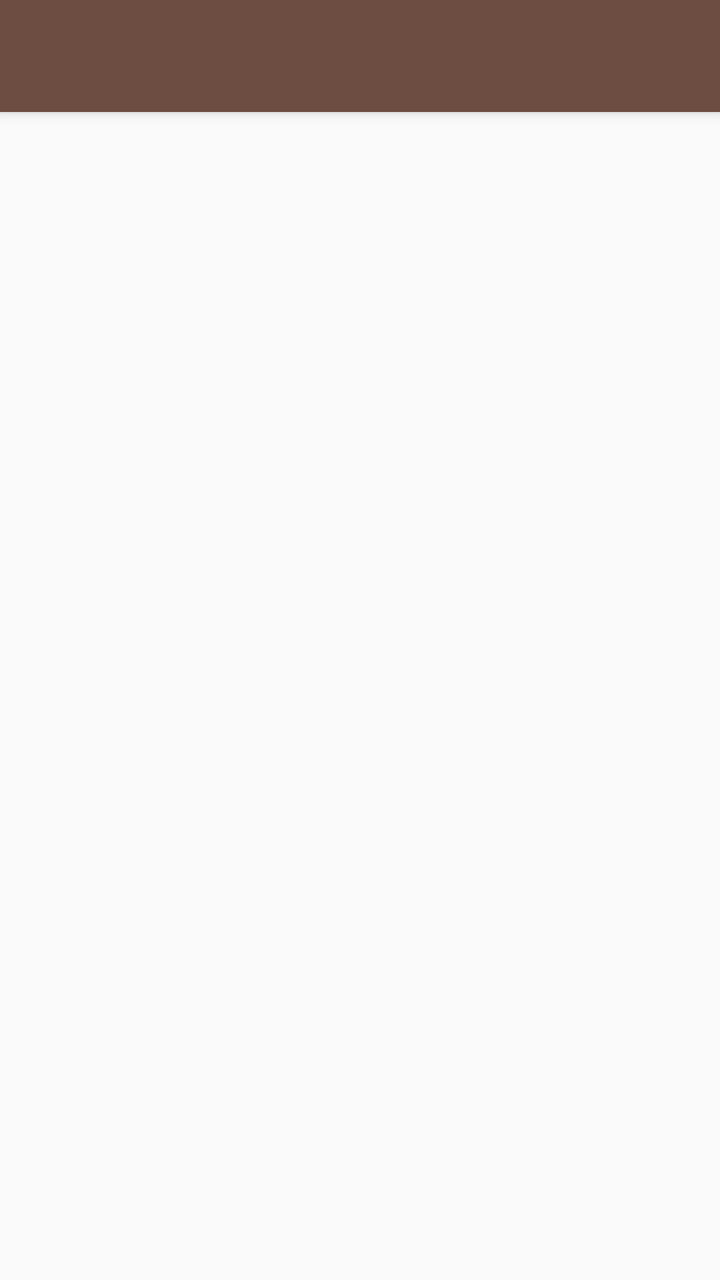
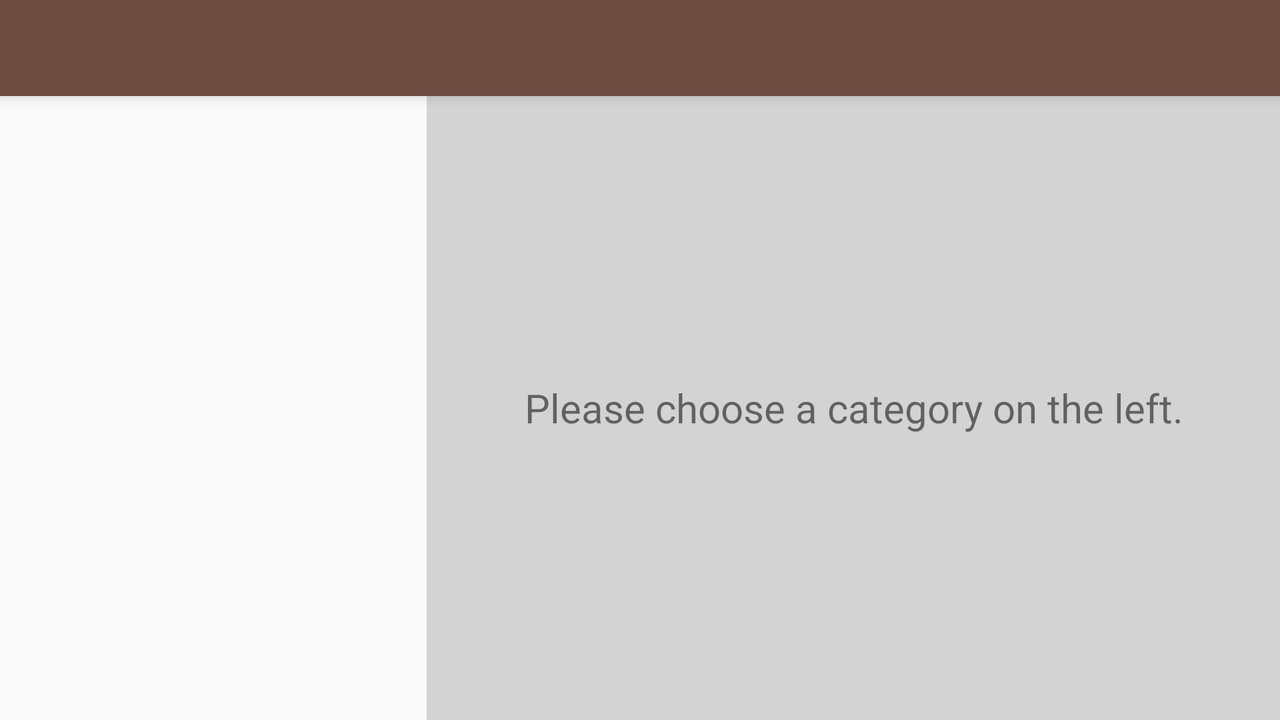

One screen, two layout resources from the same app: the default and the repository's alternative for another configuration. Each is rendered where Android would select it; the XML of both is given below.
<!-- AndroidManifest.xml: application theme AppTheme -->
<!-- res/layout/main.xml -->
<?xml version="1.0" encoding="utf-8"?>
<LinearLayout xmlns:android="http://schemas.android.com/apk/res/android"
android:orientation="vertical" android:layout_width="match_parent"
android:layout_height="match_parent">

<include layout="@layout/toolbar" />

<FrameLayout
    android:layout_width="match_parent"
    android:layout_height="match_parent"
    android:id="@+id/masterContainer"
    />

</LinearLayout>
<!-- res/layout/toolbar.xml (included above) -->
<android.support.v7.widget.Toolbar
    xmlns:android="http://schemas.android.com/apk/res/android"
    android:layout_height="?attr/actionBarSize"
    android:layout_width="match_parent"
    android:id="@+id/toolbar"
    android:background="@color/colorPrimary"
    android:elevation="4dp"
    android:theme="@style/ToolbarCustomTheme"
    android:popupTheme="@style/AppTheme" />
<!-- resources referenced by this layout -->
<resources>
  <color name="colorPrimary">#6d4c41</color>
  <style name="AppTheme" parent="Theme.AppCompat.Light.NoActionBar">
          
          <item name="colorPrimary">@color/colorPrimary</item>
          <item name="colorPrimaryDark">@color/colorPrimaryDark</item>
          <item name="colorAccent">@color/colorSecondary</item>
          <item name="android:textAppearanceSmallPopupMenu">@style/myPopupMenuTextAppearanceSmall</item>
          <item name="android:textAppearanceLargePopupMenu">@style/myPopupMenuTextAppearanceLarge</item>
      </style>
  <style name="ToolbarCustomTheme" parent="AppTheme">
          <item name="android:textColorPrimary">@color/textColorSecondary</item>
          
          <item name="colorControlNormal">@color/textColorSecondary</item>
      </style>
  <color name="colorPrimaryDark">#40241a</color>
  <color name="colorSecondary">#64dd17</color>
  <style name="myPopupMenuTextAppearanceSmall" parent="@android:style/TextAppearance.DeviceDefault.Widget.PopupMenu.Small">
          <item name="android:textColor">@color/textColorPrimary</item>
          <item name="android:textSize">12sp</item>
      </style>
  <style name="myPopupMenuTextAppearanceLarge" parent="@android:style/TextAppearance.DeviceDefault.Widget.PopupMenu.Large">
          <item name="android:textColor">@color/textColorPrimary</item>
          <item name="android:textSize">20sp</item>
      </style>
  <color name="textColorSecondary">#fff</color>
  <color name="textColorPrimary">#444</color>
</resources>
<!-- res/layout-land/main.xml (the repository's variant of the layout above) -->
<!-- drawn on the phone turned sideways -->
<?xml version="1.0" encoding="utf-8"?>
<LinearLayout xmlns:android="http://schemas.android.com/apk/res/android"
    android:orientation="vertical" android:layout_width="match_parent"
    android:layout_height="match_parent">

    <include layout="@layout/toolbar" />

    <LinearLayout
        android:layout_width="match_parent"
        android:layout_height="match_parent"
        android:orientation="horizontal">

        <FrameLayout
            android:layout_width="0dp"
            android:layout_height="match_parent"
            android:layout_weight="1"
            android:id="@+id/masterContainer"
            />

        <FrameLayout
            android:background="#d3d3d3"
            android:layout_width="0dp"
            android:layout_height="match_parent"
            android:layout_weight="2"
            android:id="@+id/detailContainer"
            >

            <TextView
                android:layout_width="match_parent"
                android:layout_height="wrap_content"
                android:layout_gravity="center"
                android:textSize="20sp"
                android:text="@string/choose_category"
                android:textAlignment="center"
                />

        </FrameLayout>

    </LinearLayout>



</LinearLayout>
<!-- resources referenced by the variant -->
<!-- as the phone turned sideways resolves them -->
<resources>
  <color name="colorPrimary">#6d4c41</color>
  <string name="choose_category">Please choose a category on the left.</string>
  <style name="AppTheme" parent="Theme.AppCompat.Light.NoActionBar">
          
          <item name="colorPrimary">@color/colorPrimary</item>
          <item name="colorPrimaryDark">@color/colorPrimaryDark</item>
          <item name="colorAccent">@color/colorSecondary</item>
          <item name="android:textAppearanceSmallPopupMenu">@style/myPopupMenuTextAppearanceSmall</item>
          <item name="android:textAppearanceLargePopupMenu">@style/myPopupMenuTextAppearanceLarge</item>
      </style>
  <style name="ToolbarCustomTheme" parent="AppTheme">
          <item name="android:textColorPrimary">@color/textColorSecondary</item>
          
          <item name="colorControlNormal">@color/textColorSecondary</item>
      </style>
  <color name="colorPrimaryDark">#40241a</color>
  <color name="colorSecondary">#64dd17</color>
  <style name="myPopupMenuTextAppearanceSmall" parent="@android:style/TextAppearance.DeviceDefault.Widget.PopupMenu.Small">
          <item name="android:textColor">@color/textColorPrimary</item>
          <item name="android:textSize">12sp</item>
      </style>
  <style name="myPopupMenuTextAppearanceLarge" parent="@android:style/TextAppearance.DeviceDefault.Widget.PopupMenu.Large">
          <item name="android:textColor">@color/textColorPrimary</item>
          <item name="android:textSize">20sp</item>
      </style>
  <color name="textColorSecondary">#fff</color>
  <color name="textColorPrimary">#444</color>
</resources>
